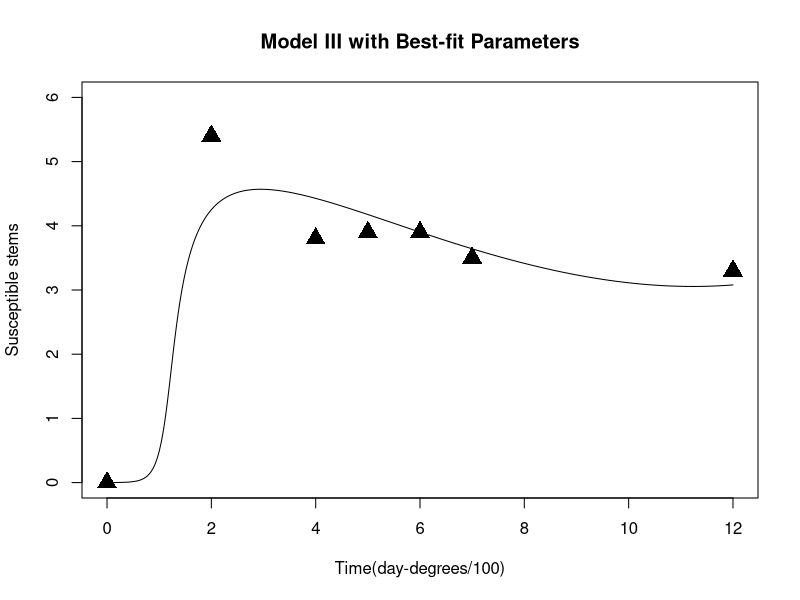
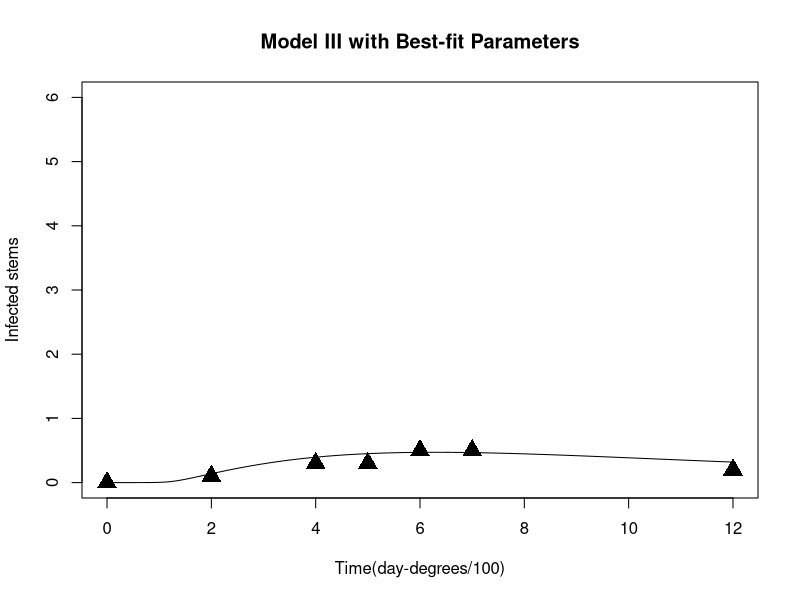

Write the R code that produced these figures, in order. (Note: this script raises an error after producing the figures.)
# ******************************
# This should be a single R script which reproduces the best fit parameters
# and all plots in the poster, and must run without any changes needed. 
# 
# The code should be tidy and well commented on what each aspect is implementing. 
# 
# Clearly indicate which element of the poster or which figure each part of 
# the code is producing. 
# 
# All code should be understood by all group members.
# 
# Group Number  |  Model  |  High/low density  
#      30       |   III   |        low
# ******************************


# ******************************
# Existing Data
# ******************************

# estimated experimental values of data points in Figure 2
time_data <- c(0, 2, 4, 5, 6, 7, 12) # Time(day-degrees/100)
S_data    <- c(0.0, 5.4, 3.8, 3.9, 3.9, 3.5, 3.3) # Susceptible stems
I_data    <- c(0.0, 0.1, 0.3, 0.3, 0.5, 0.5, 0.2) # Infected stems

# best-fit parameters for Model III Low density in Table 2
b       <- 0.0005
kappa   <- 11.725
lambda0 <- 0.064
mu      <- 0.140
alpha1  <- 0.721
alpha2  <- 0.261
alpha3  <- 0.0003
d       <- 0.215
# corresponding performance 
RSS     <- 10.73
df      <- 9


# ******************************
# Task 1 
# For your prescribed Model of f(I, S), solve the ODEs numerically in R with
# zero as initial conditions using the best-fit values for the parameters given
# in Table 2 of the article.
# ******************************

# library for solving differential equations
library(deSolve) 

# define the ODE system function
model3 = function(t, y, pars){
    with(as.list(c(y, pars)), {
        # Model III System 
        dS = b * (kappa - (S + I + R)) - L * S - 
            (alpha1 * I^2 - alpha2 * I) / (alpha3 + I^2)
        dI = L * S - d * I 
        dR = d * I 
        dL = - mu * L 

        return(list(c(dS, dI, dR, dL)))
    })
}

# define the parameter using the best-fit values
pars = c(
    b       = b       ,
    kappa   = kappa   ,
    lambda0 = lambda0 ,
    mu      = mu      ,
    alpha1  = alpha1  ,
    alpha2  = alpha2  ,
    alpha3  = alpha3  ,
    d       = d       
)

# set the initial condition for y 
yini = c(
    S = 0,
    I = 0,
    R = 0,
    L = lambda0 # lambda
)

# define the times to store the solution
times <- seq(0, 12, by = 0.01)

# Call the ODE solver and print the summary of the solution
out1  <- ode(yini, times, model3, pars)
summary(out1)

# plot numerical solution of the ODE system 
# plot the predicted susceptible stems
plot(
  out1[,1], out1[,2], type = "l", 
  xlim = c(0, 12), ylim = c(0, 6), 
  xlab = "Time(day-degrees/100)", ylab = "Susceptible stems", 
  main = "Model III with Best-fit Parameters"
)
points(time_data, S_data, pch = 17, cex = 2)
# plot the predicted infected stems
plot(
  out1[,1], out1[,3], type = "l", 
  xlim = c(0, 12), ylim = c(0, 6), 
  xlab = "Time(day-degrees/100)", ylab = "Infected stems", 
  main = "Model III with Best-fit Parameters"
)
points(time_data, I_data, pch = 17, cex = 2)


# ******************************
# Task 2 
# With your estimates of the data points, determine the best-fit for the 
# parameters with f(I, S) for your Model. 
# Compare your best-fit parameters with Table 2.
# Include the RSS errors for your fits (high and low density for both S and I). 
# Plot the solution of the ODEs with (simultaneously) your best-fit values, 
# the article’s best-fit values, and also your data points.
# ******************************

# library for least squares fit using levenberg-marquart algorithm
library(minpack.lm) 
# library for reshaping data (tall-narrow <-> short-wide)
library(reshape2) 

# preprocess for experimental data 
experiment_df = data.frame(time_data, S_data, I_data)
names(experiment_df) = c("time", "S", "I")

ssq = function(pars){
    # define the parameter, fixing b kappa & mu 
    parameters = c(
        b       = b                      ,
        kappa   = kappa                  ,
        lambda0 = unname(pars['lambda0']),
        mu      = mu                     ,
        alpha1  = unname(pars['alpha1']) ,
        alpha2  = unname(pars['alpha2']) ,
        alpha3  = unname(pars['alpha3']) ,
        d       = unname(pars['d'])      
    )
  
    # initial values for y 
    yini = c(
        S = 0,
        I = 0,
        R = 0,
        L = unname(pars['lambda0'])
    )

    # define the times which have already included the experimental time points
    # times <- c(seq(0, 12, by = 0.01), experiment_df$time)
    # times = sort(unique(times)) 
    times <- seq(0, 12, by = 0.01)

    # solve ODE for a given set of parameters
    out  <- ode(yini, times, model3, parameters)

    # Filter data that contains experimental time points
    out_df = data.frame(out)
    out_df = out_df[out_df$time %in% time_data, c("time", "S", "I")]
    
    # Evaluate predicted vs experimental residual
    pred_df = melt(out_df, id.var="time", variable.name="y", value.name="stems")
    exp_df = melt(experiment_df, id.var="time", variable.name="y",value.name="stems")
    ssqres = (pred_df$stems - exp_df$stems)

    # return predicted vs experimental residual
    return(ssqres)
    
}

# parameter fitting using levenberg marquart algorithm
# initial guess for parameters
init_pars = c(
    lambda0 = 0.05,
    alpha1  = 0.8,
    alpha2  = 0.3,
    alpha3  = 0.001,
    d       = 0.2
)
# fit and print the summary
fit_val = nls.lm(par = init_pars, fn = ssq)
summary(fit_val)

# print fitted parameter from estimated data points
# Best-fit values: λ₀, α₁, α₂, d
par_est = as.list(coef(fit_val))
print(par_est)

# setting the fitted parameters and initial condition of y 
esti_pars = c(
    b       = b              ,
    kappa   = kappa          ,
    lambda0 = par_est$lambda0,
    mu      = mu             ,
    alpha1  = par_est$alpha1 ,
    alpha2  = par_est$alpha2 ,
    alpha3  = par_est$alpha3 ,
    d       = par_est$d       
)
esti_yini = c(
    S = 0,
    I = 0,
    R = 0,
    L = par_est$lambda0
)

# define the times 
times <- seq(0, 12, by = 0.01)

# solve ODE using the fitted parameters and print the summary
out2  <- ode(esti_yini, times, model3, esti_pars)
summary(out2)

# Calculate the Total RSS and RSS for S and I separately
# Filter data that contains experimental time points
out2_df = data.frame(out2)
out2_df = out2_df[out2_df$time %in% time_data, c("time", "S", "I")]
# Evaluate predicted vs experimental residual
pred_df = melt(out2_df, id.var="time", variable.name="y", value.name="stems")
exp_df = melt(experiment_df, id.var="time", variable.name="y",value.name="stems")
print(paste("Total RSS:",  sum((pred_df$stems - exp_df$stems)^2) ))
print(paste("RSS for S:",  sum((out2_df$S - experiment_df$S)^2) ))
print(paste("RSS for I:",  sum((out2_df$I - experiment_df$I)^2) ))

# Predicted S and I at each time point (0,2,4,5,6,7,12)
print(out2_df)

# Plot the solution of the ODEs with our best-fit values, 
# the article’s best-fit values, and also the data points.
# plot the predicted susceptible stems
plot(
  out1[,1], out1[,2], type = "l", col = "blue", lwd = 2.5,
  xlim = c(0, 12), ylim = c(0, 6), 
  xlab = "Time(day-degrees/100)", ylab = "Susceptible stems", 
  main = "Model III"
)
lines(out2[,1], out2[,2], type = "l", col = "green", lwd = 2.5)
points(time_data, S_data, pch = 17, cex = 2)
legend("topright", legend = c( "The paper's best-fit", "Our best-fit"),
    col = c("blue", "green"), lwd = 2.5)
# plot the predicted infected stems
plot(
  out1[,1], out1[,3], type = "l", col = "blue", lwd = 2.5,
  xlim = c(0, 12), ylim = c(0, 6), 
  xlab = "Time(day-degrees/100)", ylab = "Infected stems", 
  main = "Model III"
)
lines(out2[,1], out2[,3], type = "l", col = "green", lwd = 2.5)
points(time_data, I_data, pch = 17, cex = 2)
legend("topright", legend = c( "The paper's best-fit", "Our best-fit"),
    col = c("blue", "green"), lwd = 2.5)


# ******************************
# Task 3 
# Sensitivity Analysis
# ******************************

# define the full sensitivity system function
model3_sens = function(t, y, pars){
    with(as.list(c(y, pars)), {
        # Model III System 
        dS = b * (kappa - (S + I + R)) - L * S - 
            (alpha1 * I^2 - alpha2 * I) / (alpha3 + I^2)
        dI = L * S - d * I 
        dR = d * I 
        dL = - mu * L 

        # Sensitivity Equations
        # predefined equation
        fI = ( (2 * alpha1 * I - alpha2) * ( alpha3 + I^2 ) - 
                (alpha1 * I^2 - alpha2 * I) * ( 2 * I ) 
             )  /  ( alpha3 + I^2 ) ^ 2

        # sensitivity with respect to b
        dSb = (- b - L) * Sb + (- b - fI) * Ib - b * Rb - S * Lb + 
                 (kappa - (S + I + R))
        dIb = L * Sb - d * Ib + S * Lb
        dRb = d * Ib
        dLb = - mu * Lb 

        # sensitivity with respect to kappa
        dSk = (- b - L) * Sk + (- b - fI) * Ik - b * Rk - S * Lk + b
        dIk = L * Sk - d * Ik + S * Lk
        dRk = d * Ik
        dLk = - mu * Lk

        # Sensitivity with respect to mu
        dSm = (- b - L) * Sm + (- b - fI) * Im - b * Rm - S * Lm
        dIm = L * Sm - d * Im + S * Lm
        dRm = d * Im
        dLm = - mu * Lm - L

        # Sensitivity with respect to d
        dSd = (- b - L) * Sd + (- b - fI) * Id - b * Rd - S * Ld
        dId = L * Sd - d * Id + S * Ld - I 
        dRd = d * Id + I 
        dLd = - mu * Ld

        # Sensitivity with respect to alpha1
        dSa1= (- b - L) * Sa1 + (- b - fI) * Ia1 - b * Ra1 - S * La1 - 
                I^2 / ( alpha3 + I^2 )
        dIa1= L * Sa1 - d * Ia1 + S * La1
        dRa1= d * Ia1
        dLa1= - mu * La1

        # Sensitivity with respect to alpha2
        dSa2= (- b - L) * Sa2 + (- b - fI) * Ia2 - b * Ra2 - S * La2 + 
                I / ( alpha3 + I^2 )
        dIa2= L * Sa2 - d * Ia2 + S * La2
        dRa2= d * Ia2
        dLa2= - mu * La2

        # Sensitivity with respect to alpha3
        dSa3= (- b - L) * Sa3 + (- b - fI) * Ia3 - b * Ra3 - S * La3 +
                (alpha1 * I^2 - alpha2 * I ) / ( alpha3 + I^2 )^2
        dIa3= L * Sa3 - d * Ia3 + S * La3
        dRa3= d * Ia3
        dLa3= - mu * La3

        # Sensitivity with respect to lambda0
        dSl = (- b - L) * Sl + (- b - fI) * Il - b * Rl - S * Ll
        dIl = L * Sl - d * Il + S * Ll
        dRl = d * Il
        dLl = - mu * Ll

        return(list(c(
            dS, dI, dR, dL, 
            dSb, dIb, dRb, dLb, 
            dSk, dIk, dRk, dLk,
            dSm, dIm, dRm, dLm,
            dSd, dId, dRd, dLd,
            dSa1, dIa1, dRa1, dLa1,
            dSa2, dIa2, dRa2, dLa2,
            dSa3, dIa3, dRa3, dLa3,
            dSl, dIl, dRl, dLl
        )))
    })
}

# define the parameter using the best-fit values
pars = c(
    b       = b       ,
    kappa   = kappa   ,
    lambda0 = lambda0 ,
    mu      = mu      ,
    alpha1  = alpha1  ,
    alpha2  = alpha2  ,
    alpha3  = alpha3  ,
    d       = d       
)

# set the initial condition for y 
yini_sens = c(
    S = 0,
    I = 0,
    R = 0,
    L = lambda0,
    Sb = 0, Ib = 0, Rb = 0, Lb = 0, 
    Sk = 0, Ik = 0, Rk = 0, Lk = 0, 
    Sm = 0, Im = 0, Rm = 0, Lm = 0, 
    Sd = 0, Id = 0, Rd = 0, Ld = 0, 
    Sa1 = 0, Ia1 = 0, Ra1 = 0, La1 = 0, 
    Sa2 = 0, Ia2 = 0, Ra2 = 0, La2 = 0, 
    Sa3 = 0, Ia3 = 0, Ra3 = 0, La3 = 0, 
    Sl = 0, Il = 0, Rl = 0, Ll = 1
)

# define the times to store the solution
times <- seq(0, 12, by = 0.01)

# Call the ODE solver and print the summary of the solution
out3  <- ode(yini_sens, times, model3_sens, pars)
summary(out3)

# Plot the solution of sensitivity system
plot(out3)

# ============================================
# Extracting the sensitivity values
# ============================================

# Sensitivity of S and I to each parameter
S_lambda0 <- out3[, "Sl"]     # dS/dλ₀
I_lambda0 <- out3[, "Il"]     # dI/dλ₀

S_alpha1 <- out3[, "Sa1"]     # dS/dα₁
I_alpha1 <- out3[, "Ia1"]     # dI/dα₁

S_alpha2 <- out3[, "Sa2"]     # dS/dα₂
I_alpha2 <- out3[, "Ia2"]     # dI/dα₂

S_alpha3 <- out3[, "Sa3"]     # dS/dα₃
I_alpha3 <- out3[, "Ia3"]     # dI/dα₃

S_d <- out3[, "Sd"]           # dS/dd
I_d <- out3[, "Id"]           # dI/dd

# calculating maximum absolute sensitivity

max_sens <- data.frame(
  Parameter = c("λ₀", "α₁", "α₂", "α₃", "d"),
  S_sensitivity = c(max(abs(S_lambda0)), max(abs(S_alpha1)), 
                    max(abs(S_alpha2)), max(abs(S_alpha3)), max(abs(S_d))),
  I_sensitivity = c(max(abs(I_lambda0)), max(abs(I_alpha1)), 
                    max(abs(I_alpha2)), max(abs(I_alpha3)), max(abs(I_d)))
)

print(max_sens)#max absolute sensitivity

# calculating relative sensitivity

# Get parameter values from your fit
lambda0_val <- par_est$lambda0
alpha1_val <- par_est$alpha1
alpha2_val <- par_est$alpha2
alpha3_val <- par_est$alpha3
d_val <- par_est$d

# Get S values (avoid division by zero)
S_val <- out3[, "S"]
S_val[S_val == 0] <- 0.001

# Relative sensitivity = (p / S) * (dS/dp)
rel_S_lambda0 <- (lambda0_val / S_val) * S_lambda0
rel_S_alpha1  <- (alpha1_val / S_val) * S_alpha1
rel_S_alpha2  <- (alpha2_val / S_val) * S_alpha2
rel_S_alpha3  <- (alpha3_val / S_val) * S_alpha3
rel_S_d       <- (d_val / S_val) * S_d

rel_max <- data.frame(
  Parameter = c("λ₀", "α₁", "α₂", "α₃", "d"),
  Relative_Sensitivity = c(max(abs(rel_S_lambda0)), max(abs(rel_S_alpha1)),
                           max(abs(rel_S_alpha2)), max(abs(rel_S_alpha3)),
                           max(abs(rel_S_d)))
)

print(rel_max)#maximum relative sensitivity

# determining parameters with low sensitivity

ranked <- rel_max[order(-rel_max$Relative_Sensitivity),]
print(ranked)#sensitivity ranking(highest to lowest)

# Identify low sensitivity parameters (relative sensitivity < 0.5)
low_sens <- rel_max[rel_max$Relative_Sensitivity < 0.5, "Parameter"]
print(paste("Parameters with LOW relative sensitivity (< 0.5):", 
            paste(low_sens, collapse = ", ")))
